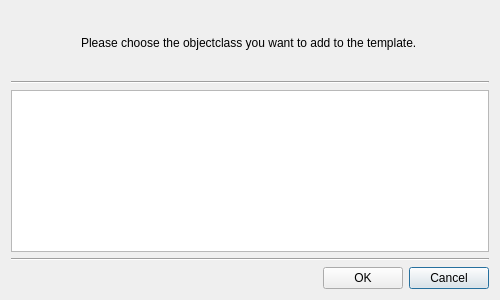
<?xml version="1.0" encoding="UTF-8"?>
<ui version="4.0">
 <class>AddObjectclassDialog</class>
 <widget class="QDialog" name="AddObjectclassDialog">
  <property name="geometry">
   <rect>
    <x>0</x>
    <y>0</y>
    <width>500</width>
    <height>300</height>
   </rect>
  </property>
  <property name="windowTitle">
   <string>Dialog</string>
  </property>
  <layout class="QGridLayout" name="gridLayout">
   <item row="0" column="1" colspan="3">
    <widget class="QLabel" name="labelMain">
     <property name="text">
      <string>Please choose the objectclass you want to add to the template.</string>
     </property>
     <property name="wordWrap">
      <bool>true</bool>
     </property>
    </widget>
   </item>
   <item row="5" column="3">
    <widget class="QPushButton" name="pushButtonCancel">
     <property name="sizePolicy">
      <sizepolicy hsizetype="Fixed" vsizetype="Fixed">
       <horstretch>0</horstretch>
       <verstretch>0</verstretch>
      </sizepolicy>
     </property>
     <property name="text">
      <string>Cancel</string>
     </property>
    </widget>
   </item>
   <item row="5" column="2">
    <widget class="QPushButton" name="pushButtonOk">
     <property name="sizePolicy">
      <sizepolicy hsizetype="Fixed" vsizetype="Fixed">
       <horstretch>0</horstretch>
       <verstretch>0</verstretch>
      </sizepolicy>
     </property>
     <property name="text">
      <string>OK</string>
     </property>
    </widget>
   </item>
   <item row="5" column="0" colspan="2">
    <spacer name="horizontalSpacer">
     <property name="orientation">
      <enum>Qt::Horizontal</enum>
     </property>
     <property name="sizeHint" stdset="0">
      <size>
       <width>40</width>
       <height>20</height>
      </size>
     </property>
    </spacer>
   </item>
   <item row="0" column="0">
    <widget class="QLabel" name="labelMainIcon">
     <property name="sizePolicy">
      <sizepolicy hsizetype="Fixed" vsizetype="Fixed">
       <horstretch>0</horstretch>
       <verstretch>0</verstretch>
      </sizepolicy>
     </property>
     <property name="minimumSize">
      <size>
       <width>64</width>
       <height>64</height>
      </size>
     </property>
     <property name="text">
      <string/>
     </property>
    </widget>
   </item>
   <item row="4" column="0" colspan="4">
    <widget class="Line" name="line">
     <property name="orientation">
      <enum>Qt::Horizontal</enum>
     </property>
    </widget>
   </item>
   <item row="1" column="0" colspan="4">
    <widget class="Line" name="line_2">
     <property name="orientation">
      <enum>Qt::Horizontal</enum>
     </property>
    </widget>
   </item>
   <item row="3" column="0" colspan="4">
    <widget class="QListWidget" name="listWidgetObjectclasses">
     <property name="selectionMode">
      <enum>QAbstractItemView::ExtendedSelection</enum>
     </property>
    </widget>
   </item>
  </layout>
 </widget>
 <tabstops>
  <tabstop>pushButtonOk</tabstop>
  <tabstop>pushButtonCancel</tabstop>
  <tabstop>listWidgetObjectclasses</tabstop>
 </tabstops>
 <resources/>
 <connections>
  <connection>
   <sender>pushButtonCancel</sender>
   <signal>clicked()</signal>
   <receiver>AddObjectclassDialog</receiver>
   <slot>reject()</slot>
   <hints>
    <hint type="sourcelabel">
     <x>453</x>
     <y>279</y>
    </hint>
    <hint type="destinationlabel">
     <x>249</x>
     <y>149</y>
    </hint>
   </hints>
  </connection>
  <connection>
   <sender>pushButtonOk</sender>
   <signal>clicked()</signal>
   <receiver>AddObjectclassDialog</receiver>
   <slot>accept()</slot>
   <hints>
    <hint type="sourcelabel">
     <x>372</x>
     <y>279</y>
    </hint>
    <hint type="destinationlabel">
     <x>249</x>
     <y>149</y>
    </hint>
   </hints>
  </connection>
 </connections>
</ui>
